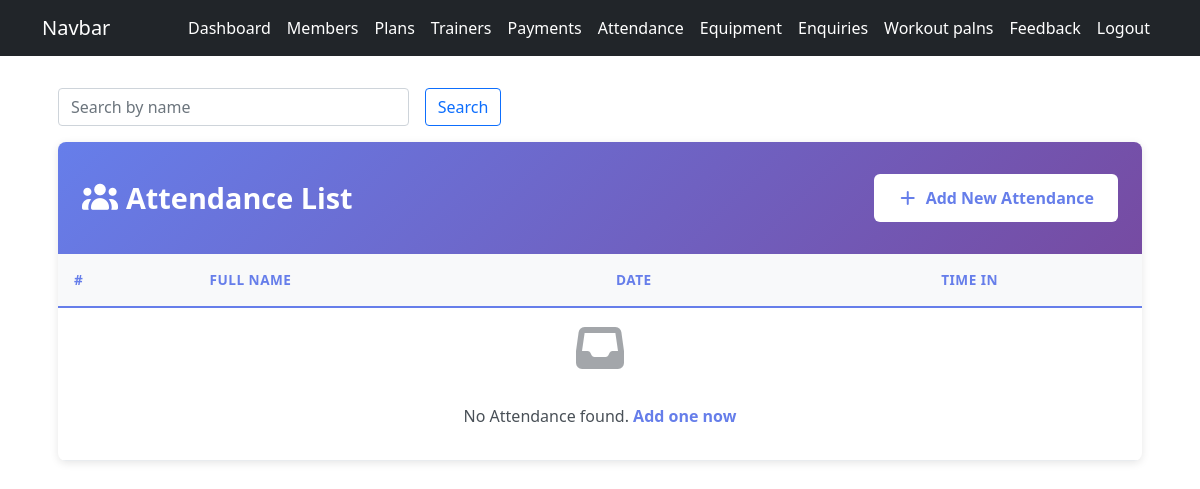
The app's page /admin_attendance_list/ (signed in), older data.
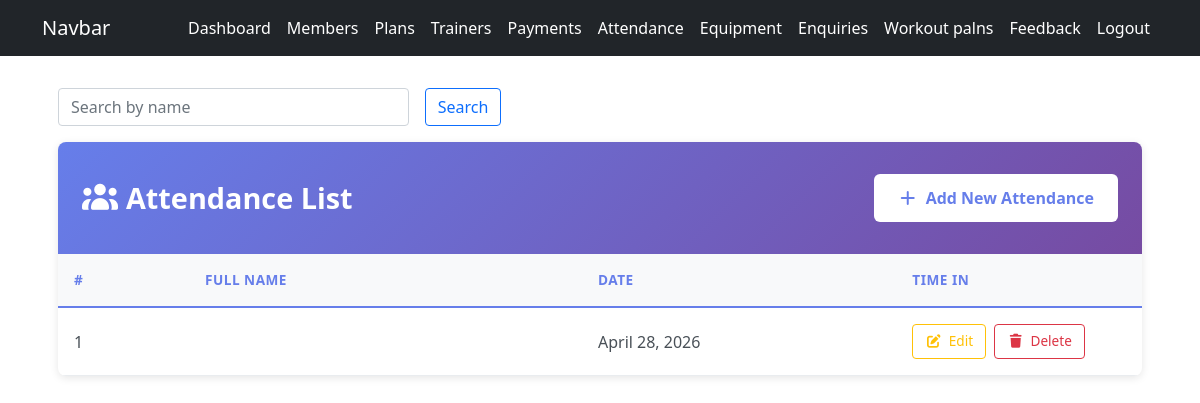
The same page, newer data.
### gymapp/models.py (models this page shows, shortened)
class Attendance(models.Model):
    member = models.ForeignKey(MemberProfile,
                                on_delete=models.CASCADE,  # if member is deleted, delete Attendance record
                                related_name='attendances'  # Access Attendances via member.attendances
                               )
    date = models.DateField(default=timezone.now)   # Date of Attendance
    time_in = models.TimeField(null=True, blank=True)   # Time when member checked in
    class Meta:
        unique_together = ('member', 'date')    # Ensure one attendance record per member per day

### gymapp/views.py (the view)
    def wrapper(request, *args, **kwargs):
        if not request.user.is_authenticated or getattr(request.user, 'role', None) != 'ADMIN':  # check if user is not authenticated OR role is not ADMIN
            messages.error(request, 'you must be an admin to access this page')
            return redirect('admin_login')
        return view_func(request, *args, **kwargs)  # if user is authenticated and role is ADMIN, then allow them to access the page

### gymapp/views.py (called while the page is built)
def admin_required(view_func):
    def wrapper(request, *args, **kwargs):
        if not request.user.is_authenticated or getattr(request.user, 'role', None) != 'ADMIN':  # check if user is not authenticated OR role is not ADMIN
            messages.error(request, 'you must be an admin to access this page')
            return redirect('admin_login')
        return view_func(request, *args, **kwargs)  # if user is authenticated and role is ADMIN, then allow them to access the page
    return wrapper

@admin_required
def admin_attendance_list(request):
    attendances = Attendance.objects.all().select_related('member')
    return render(request, 'admin_attendance_list.html', {'attendances':attendances})

### gymapp/templates/admin_attendance_list.html (shortened to what this page needs)
{% extends 'base.html' %}
{% load static %}
{% block content %}
<link rel="stylesheet" href="{% static 'gymapp/css/admin_member_list.css' %}">
<div class="members-container">
    <form method="get" class="row g-3 mb-3">
    <div class="col-md-4">
        <input type="text" name="search" class="form-control" placeholder="Search by name ">
    </div>
    <div class="col-md-2">
        <button type="submit" class="btn btn-outline-primary">Search</button>
    </div>
</form>
    <div class="members-card">
        <div class="members-header">
            <div>
                <h2><i class="fas fa-users"></i>Attendance List</h2>
            </div>
            <div class="header-actions">
                <a href="{% url 'admin_attendence_add' %}" class="btn-add">
                    <i class="fas fa-plus"></i> Add New Attendance
                </a>
            </div>
        </div>
        <div class="table-wrapper">
            <table class="table">
                <thead>
                    <tr>
                        <th style="width: 5%;">#</th>
                        <th style="width: 15%;">Full Name</th>
                        <th style="width: 12%;">Date</th>
                        <th style="width: 8%;">Time in</th>
                    </tr>
                </thead>
                <tbody>
                    {% if attendances %}
                        {% for attendance in attendances %}
                        <tr>
                            <td>{{ forloop.counter }}</td>
                            <td></td>
                            <td> {{ attendance.date }}</td>
                            <td>
                                <div class="action-buttons">
                                    <a href="{% url 'admin_attendence_edit' attendance.id %}" class="btn-action btn-edit" title="Edit">
                                        <i class="fas fa-edit"></i> Edit
                                    </a>
                                    <form method="POST" action="{% url 'admin_attendence_delete' attendance.id %}" style="display: contents;">
                                        <button type="submit" class="btn-action btn-delete" title="Delete"
                                                onclick="return confirm('Are you sure you want to delete this attendance?');">
                                            <i class="fas fa-trash"></i> Delete
                                        </button>
                                    </form>
                                </div>
                            </td>
                        </tr>
                        {% endfor %}
                    {% else %}
                        <tr>
                            <td colspan="10" class="no-members">
                                <i class="fas fa-inbox"></i>
                                <p>No Attendance found. <a href="{% url 'admin_attendence_add' %}">Add one now</a></p>
                            </td>
                        </tr>
                    {% endif %}
                </tbody>
            </table>
        </div>
    </div>
</div>
{% endblock %}

Row changes from the older to the newer data that the page shows:
added Attendance: date "April 28, 2026"
Text that changed along with them:
text no longer shown: "No Attendance found. Add one now"
